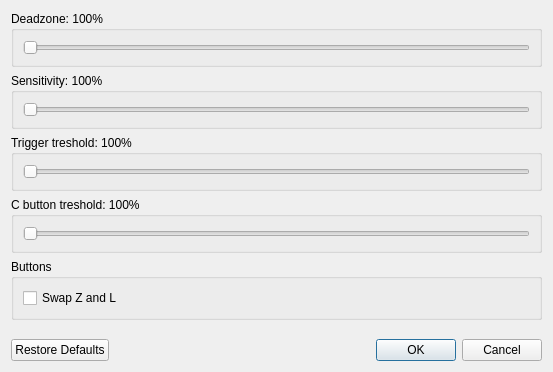
<?xml version="1.0" encoding="UTF-8"?>
<ui version="4.0">
 <class>MainDialog</class>
 <widget class="QDialog" name="MainDialog">
  <property name="geometry">
   <rect>
    <x>0</x>
    <y>0</y>
    <width>553</width>
    <height>372</height>
   </rect>
  </property>
  <property name="windowTitle">
   <string>GameCube Adapter</string>
  </property>
  <layout class="QVBoxLayout" name="verticalLayout_5">
   <item>
    <widget class="QGroupBox" name="deadZoneGroupBox">
     <property name="title">
      <string>Deadzone: 100%</string>
     </property>
     <layout class="QVBoxLayout" name="verticalLayout">
      <item>
       <widget class="QSlider" name="deadZoneSlider">
        <property name="maximum">
         <number>100</number>
        </property>
        <property name="orientation">
         <enum>Qt::Orientation::Horizontal</enum>
        </property>
       </widget>
      </item>
     </layout>
    </widget>
   </item>
   <item>
    <widget class="QGroupBox" name="sensitivityGroupBox">
     <property name="title">
      <string>Sensitivity: 100%</string>
     </property>
     <layout class="QVBoxLayout" name="verticalLayout_2">
      <item>
       <widget class="QSlider" name="sensitivitySlider">
        <property name="maximum">
         <number>200</number>
        </property>
        <property name="orientation">
         <enum>Qt::Orientation::Horizontal</enum>
        </property>
       </widget>
      </item>
     </layout>
    </widget>
   </item>
   <item>
    <widget class="QGroupBox" name="triggerTresholdGroupBox">
     <property name="title">
      <string>Trigger treshold: 100%</string>
     </property>
     <layout class="QVBoxLayout" name="verticalLayout_4">
      <item>
       <widget class="QSlider" name="triggerTresholdSlider">
        <property name="maximum">
         <number>100</number>
        </property>
        <property name="orientation">
         <enum>Qt::Orientation::Horizontal</enum>
        </property>
       </widget>
      </item>
     </layout>
    </widget>
   </item>
   <item>
    <widget class="QGroupBox" name="cButtonTresholdGroupBox">
     <property name="title">
      <string>C button treshold: 100%</string>
     </property>
     <layout class="QVBoxLayout" name="verticalLayout_3">
      <item>
       <widget class="QSlider" name="cButtonTresholdSlider">
        <property name="maximum">
         <number>100</number>
        </property>
        <property name="orientation">
         <enum>Qt::Orientation::Horizontal</enum>
        </property>
       </widget>
      </item>
     </layout>
    </widget>
   </item>
   <item>
    <widget class="QGroupBox" name="groupBox">
     <property name="title">
      <string>Buttons</string>
     </property>
     <layout class="QVBoxLayout" name="verticalLayout_6">
      <item>
       <widget class="QCheckBox" name="swapZLCheckBox">
        <property name="text">
         <string>Swap Z and L</string>
        </property>
       </widget>
      </item>
     </layout>
    </widget>
   </item>
   <item>
    <spacer name="verticalSpacer">
     <property name="orientation">
      <enum>Qt::Orientation::Vertical</enum>
     </property>
     <property name="sizeHint" stdset="0">
      <size>
       <width>20</width>
       <height>45</height>
      </size>
     </property>
    </spacer>
   </item>
   <item>
    <widget class="QDialogButtonBox" name="buttonBox">
     <property name="orientation">
      <enum>Qt::Orientation::Horizontal</enum>
     </property>
     <property name="standardButtons">
      <set>QDialogButtonBox::StandardButton::Cancel|QDialogButtonBox::StandardButton::Ok|QDialogButtonBox::StandardButton::RestoreDefaults</set>
     </property>
    </widget>
   </item>
  </layout>
 </widget>
 <resources/>
 <connections>
  <connection>
   <sender>buttonBox</sender>
   <signal>accepted()</signal>
   <receiver>MainDialog</receiver>
   <slot>accept()</slot>
   <hints>
    <hint type="sourcelabel">
     <x>248</x>
     <y>254</y>
    </hint>
    <hint type="destinationlabel">
     <x>157</x>
     <y>274</y>
    </hint>
   </hints>
  </connection>
  <connection>
   <sender>buttonBox</sender>
   <signal>rejected()</signal>
   <receiver>MainDialog</receiver>
   <slot>reject()</slot>
   <hints>
    <hint type="sourcelabel">
     <x>316</x>
     <y>260</y>
    </hint>
    <hint type="destinationlabel">
     <x>286</x>
     <y>274</y>
    </hint>
   </hints>
  </connection>
 </connections>
</ui>
